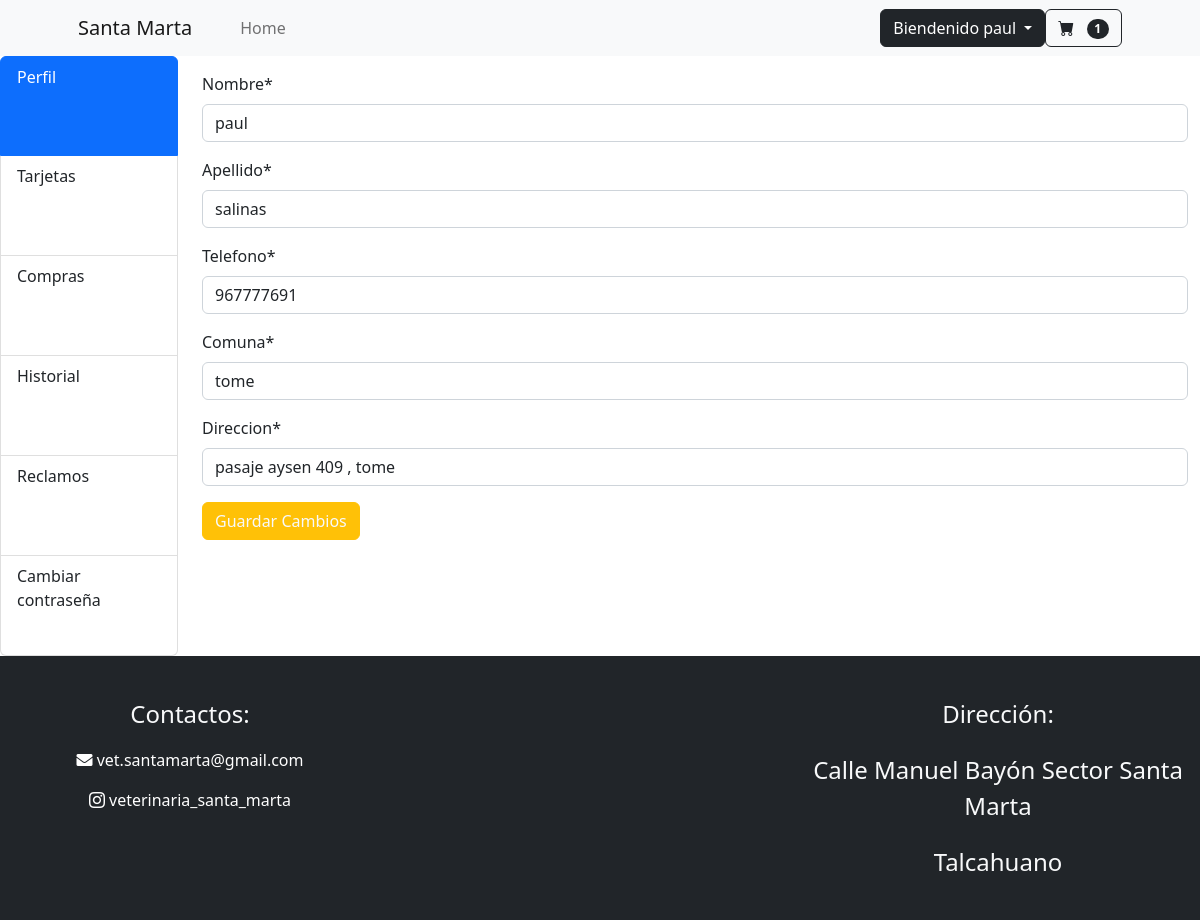
The app's page /mi_cuenta/paul@gmail.com (signed in) with its own data.
### mi_web/models.py (models this page shows, shortened)
class Usuario(AbstractBaseUser,PermissionsMixin):
    run = models.CharField( "rut" ,max_length=10 ,primary_key=True )
    correo = models.EmailField("correo", max_length=150 , unique=True)
    nombre = models.CharField("nombre", max_length=50)
    apellido = models.CharField("apellido", max_length=50)
    telefono= models.CharField("telefono", max_length=9)
    comuna= models.CharField("comuna", max_length=50)
    direccion= models.CharField("direccion", max_length=50)
    is_staff = models.BooleanField("empleado",default=False)
    is_superuser = models.BooleanField("superuser",default=False)
    es_baneado = models.BooleanField("baneado", default=False)
    USERNAME_FIELD="correo"
    objects=Usuariomanager()
    REQUIRED_FIELDS=["run","nombre","apellido","telefono","comuna","direccion"]

class CarritoDeCompras(models.Model):
    user = models.OneToOneField(Usuario, on_delete=models.CASCADE )
    productos = models.ManyToManyField(producto, through='ItemCarrito')
    is_active = models.BooleanField(default=True)
    @property
    def cant(self):
        itens = ItemCarrito.objects.filter(carrito=self.pk)
        return len(itens)

### mi_web/views.py (the view, shortened to what this page needs)
# urls.py: path('mi_cuenta/<id>',login_required(views.mi_cuenta),name='mi_cuenta'),
@login_required
def mi_cuenta(request, id):
    carrito, created = CarritoDeCompras.objects.get_or_create(user=request.user, is_active=True)
    usera=get_object_or_404(Usuario,correo=id)
    form=updateUser(instance=usera)
    form2=upPassUser(user=request.user)
    form3=Tarjeta.objects.filter(uusuario=usera)
    form4= TarjetaForm()
    Boletas = Boleta.objects.filter(user=usera ,estado='ALMACEN'or 'ENVIO' )
    Boletas_completadas = Boleta.objects.filter(user=usera, estado='COMPLETADO' or 'CANCELADO')
    reclamos= Reclamo.objects.filter(usuario=usera)
    datos={
        "form":form,
        "form2":form2,
        "targetas":form3,
        "form4":form4,
        "boletas":Boletas,
        "Boletas_completadas":Boletas_completadas,
        "reclamos":reclamos
    }
    return render(request,'vet/mi_cuenta.html' , datos)

### mi_web/forms.py
class updateUser(UserChangeForm):
    class Meta:
        model = useru
        fields =["nombre","apellido","telefono","comuna","direccion"]
    def __init__(self, *args , **kwargs ):
        super().__init__(*args, **kwargs)
        self.helper= FormHelper()
        self.helper.form_method="post"
        self.helper.form_class="needs-validation"
        self.helper.attrs={"novalidate":""}
        self.helper.layout=Layout(
           Field("nombre",id="nombre"),
           Field("apellido",id="apellido"),
           Div(
                Div(
                    PrependedText('telefono', '+56', active=True , id="fono"),
                    css_class='input-group'
                ,id="fono2"),
                css_class='form-group'
            ),
           Field("comuna",id="comuna"),
           Field("direccion",id="direc")
        )
        if 'password' in self.fields:
            del self.fields['password']

class upPassUser(PasswordChangeForm):
    def __init__(self, *args, **kwargs):
        super().__init__(*args, **kwargs)
        self.helper = FormHelper()
        self.helper.form_method = 'post'
        self.helper.form_class = 'needs-validation'
        self.helper.attrs = {'novalidate': ''}
        self.helper.layout = Layout(
            Field('old_password', id='old_password'),
            Field('new_password1', id='contraseña'),
            Field('new_password2', id='repetirContraseña')
        )

### mi_web/context_processors.py (called while the page is built)
def carrito(request:HttpRequest):
    if request.user.is_authenticated:
        carito = CarritoDeCompras.objects.get(user=request.user)
        return {"carrito":carito}
    return {}

### mi_web/models.py (called while the page is built)
    def __str__(self):
        numero_str = str(self.tarjeta_de_credito)
        return f'**** **** **** {numero_str[-4:]}'

    def __str__(self):
        return f'Boleta {self.id} - {self.user.nombre}'

### mi_web/templates/vet/mi_cuenta.html (shortened to what this page needs)
{% extends "vet/base_p.html" %}
{% load static %}
{% load crispy_forms_tags %}
{% block contenido %}
    <div class="row">
        <div class="col-2 d-none d-md-block">
          <div class="list-group" id="list-tab" role="tablist">
            <a class="list-group-item list-group-item-action active" style="height: 100px;" id="list-home-list" data-bs-toggle="list" href="#Perfil" role="tab" aria-controls="list-home" >Perfil </a>
            <a class="list-group-item list-group-item-action" style="height: 100px;" id="list-profile-list" data-bs-toggle="list" href="#targetas" role="tab" aria-controls="list-profile">Tarjetas</a>
            <a class="list-group-item list-group-item-action" style="height: 100px;" id="list-profile-list" data-bs-toggle="list" href="#Compras" role="tab" aria-controls="list-profile">Compras</a>
            <a class="list-group-item list-group-item-action" style="height: 100px;"  id="list-messages-list" data-bs-toggle="list" href="#Historial" role="tab" aria-controls="list-messages">Historial</a>
            <a class="list-group-item list-group-item-action" style="height: 100px;"  id="list-messages-list" data-bs-toggle="list" href="#Reclamos" role="tab" aria-controls="list-messages">Reclamos</a>
            <a class="list-group-item list-group-item-action" style="height: 100px;"  id="list-messages-list" data-bs-toggle="list" href="#configuración" role="tab" aria-controls="list-messages">Cambiar contraseña</a>
          </div>
        </div>
        <div class="col-md-10 col-sm-12">
          <div class="tab-content" id="nav-tabContent">
            <div class="tab-pane fade show active" id="Perfil" role="tabpanel" aria-labelledby="list-home-list">
                <form class="pt-3" action="" method="post" enctype="multipart/form-data">
                    {{ form | crispy }}
                    <div>
                        <input type="submit" name="update_profile" value="Guardar Cambios" class="btn btn-warning text-light">
                    </div>
                </form>
            </div>
          </div>
        </div>
      </div>
{% endblock contenido %}

### mi_web/templates/vet/base_p.html (shortened to what this page needs)
{% load static %}
<!DOCTYPE html>
<html lang="en">
    <head>
        <link href="https://cdn.jsdelivr.net/npm/bootstrap-icons@1.7.0/font/bootstrap-icons.css" rel="stylesheet">
        <link rel="stylesheet" href="https://cdnjs.cloudflare.com/ajax/libs/font-awesome/5.15.4/css/all.min.css">
        <link href="https://cdn.jsdelivr.net/npm/bootstrap@5.3.3/dist/css/bootstrap.min.css" rel="stylesheet">
        <link rel="stylesheet" href= "{% static 'vet/css/home.css' %}">
    </head>
    <body>
        <header class="sticky-top">
        <nav class="navbar navbar-expand-lg navbar-light bg-light ">
            <div class="container px-4 px-lg-5">
                <a class="navbar-brand" href="{% url "index" %}" >Santa Marta</a>
                <div class="collapse navbar-collapse" id="navbarSupportedContent">
                    <ul class="navbar-nav me-auto mb-2 mb-lg-0 ms-lg-4">
                        <li class="nav-item">
                            <a class="nav-link" aria-current="page" href=" {% url "index" %}">Home</a>
                        </li>
                    </ul>
                    <form class="d-flex">
                        <div class="dropdown">
                            <a class="btn btn-dark dropdown-toggle" role="button" data-bs-toggle="dropdown"
                                aria-expanded="false">
                                {% if request.user.is_authenticated %}
                                Biendenido {{user.nombre}}
                                {% else %}
                                Iniciar sesión
                                {% endif %}
                            </a>
                        </div>
                    </form>
                    <form class="d-flex">
                        <a href=" {% url "ver_carrito" %}" class="btn btn-outline-dark" type="submit">
                            <i class="bi-cart-fill me-1"></i>
                            <span class="badge bg-dark text-white ms-1 rounded-pill">{{carrito.cant}}</span>
                        </a>
                    </form>
                </div>
            </div>
        </nav>
        </header>
        <main>
            {% block contenido %}
            {% endblock contenido %}
        </main>
        <footer class="row  py-4 bg-dark text-center">
            <div class="col-md-4 col-sm-12">
                <p class="text-light pt-3 fs-4">Contactos:</p>
                <p>
                    <a href="mailto:vet.santamarta@gmail.com" class="boton" style="text-decoration: none; color: #ffffff;">
                        <i class="fas fa-envelope" aria-current="page" style="cursor: pointer;"></i> vet.santamarta@gmail.com
                    </a>
                </p>
                <p>
                    <a href="https://www.instagram.com/veterinaria_santa_marta/" target="_blank" class="boton" style="text-decoration: none; color: #ffffff;">
                        <i class="bi bi-instagram" aria-current="page" style="cursor: pointer;"></i> veterinaria_santa_marta
                    </a>
                </p>
            </div>
            <div class="col-md-4 col-sm-12 imgrid d-flex justify-content-center">
            </div>
            <div class="col-md-4 col-sm-12">
                <p class="text-light pt-3 fs-4"> Dirección: </p>
                <p class="text-light pt-1 fs-4"> Calle Manuel Bayón Sector Santa Marta</p>
                <p class="text-light pt-1 fs-4">Talcahuano</p>
            </div>
        </footer>
    </body>
</html>

### records on screen
Usuario: nombre "paul", apellido "salinas", telefono "967777691", comuna "tome", direccion "pasaje aysen 409 , tome"
CarritoDeCompras: cant "1"
